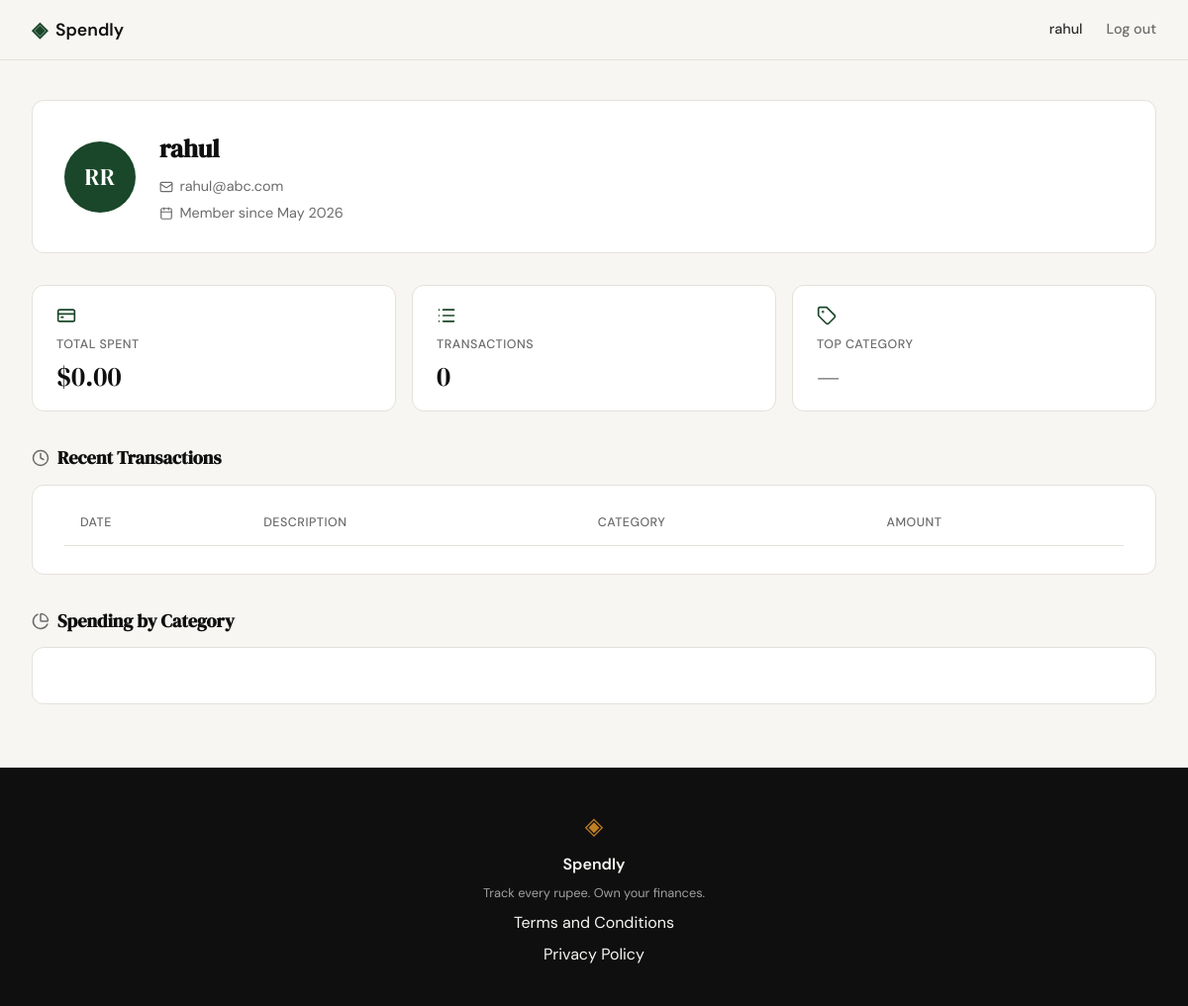
/profile (signed in), run on an earlier commit of the app's database.
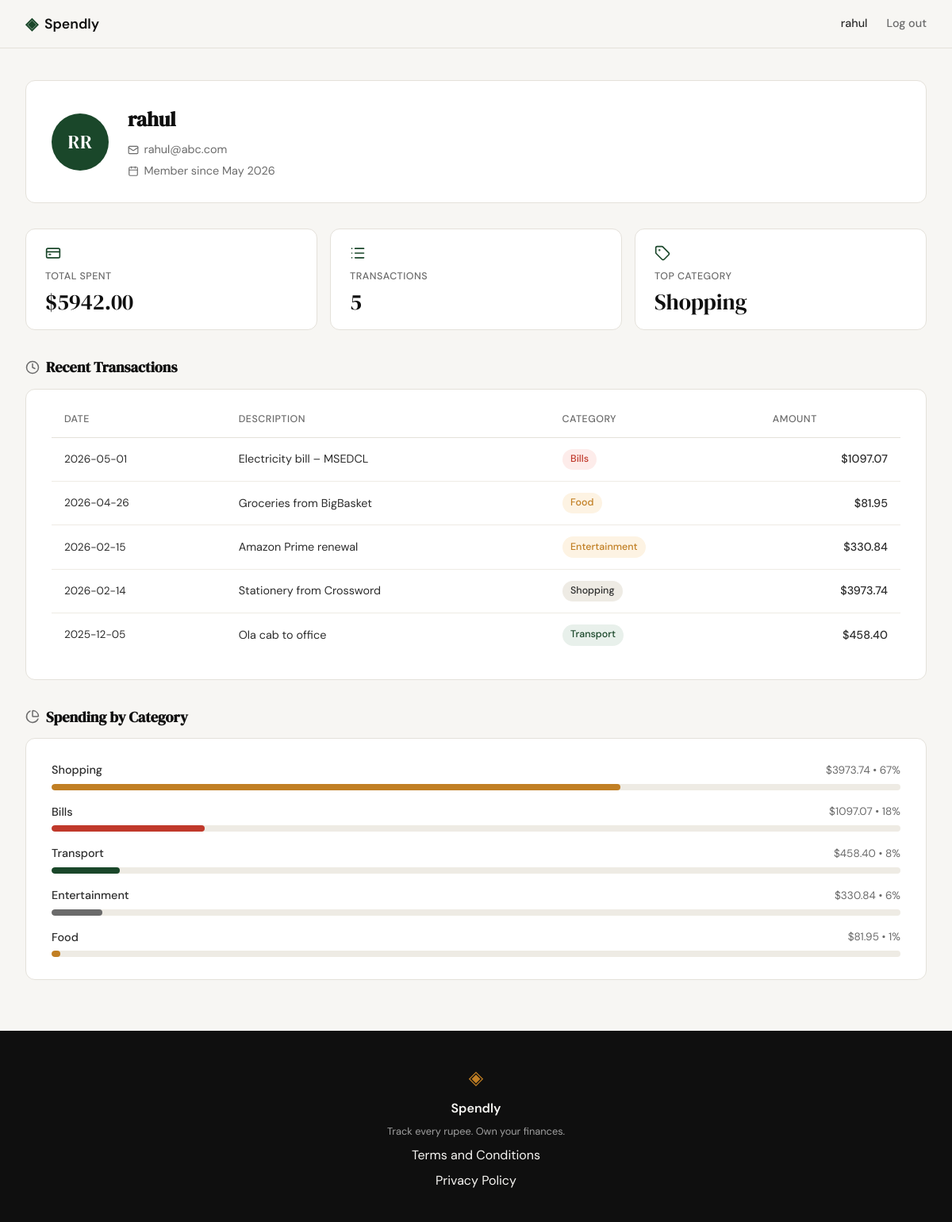
And on a later commit of the database.
### tables this page shows
CREATE TABLE users (
            id            INTEGER PRIMARY KEY AUTOINCREMENT,
            name          TEXT    NOT NULL,
            email         TEXT    UNIQUE NOT NULL,
            password_hash TEXT    NOT NULL,
            created_at    TEXT    DEFAULT (datetime('now'))
        );

CREATE TABLE expenses (
            id          INTEGER PRIMARY KEY AUTOINCREMENT,
            user_id     INTEGER NOT NULL REFERENCES users(id),
            amount      REAL    NOT NULL,
            category    TEXT    NOT NULL,
            date        TEXT    NOT NULL,
            description TEXT,
            created_at  TEXT    DEFAULT (datetime('now'))
        );

### app.py (the view)
@app.route("/profile")
def profile():
    if not session.get("user_id"):
        return redirect(url_for("login"))
    db_user = get_user_by_id(session["user_id"])
    if db_user is None:
        abort(404)
    from datetime import datetime
    created = datetime.strptime(db_user["created_at"][:10], "%Y-%m-%d")
    user = {
        "name": db_user["name"],
        "email": db_user["email"],
        "member_since": created.strftime("%B %Y"),
    }
    expense_stats = get_expense_stats(session["user_id"])
    stats = {
        "total_spent": expense_stats["total_spent"],
        "transaction_count": expense_stats["transaction_count"],
        "top_category": expense_stats["top_category"],
    }
    expenses = get_expenses_by_user(session["user_id"])
    categories = expense_stats["categories"]
    return render_template("profile.html", user=user, stats=stats, expenses=expenses, categories=categories)

### database/db.py (called while the page is built)
def get_db():
    conn = sqlite3.connect(DB_PATH)
    conn.row_factory = sqlite3.Row
    conn.execute("PRAGMA foreign_keys = ON")
    return conn

def get_user_by_id(user_id):
    conn = get_db()
    try:
        return conn.execute(
            "SELECT * FROM users WHERE id = ?", (user_id,)
        ).fetchone()
    finally:
        conn.close()

def get_expenses_by_user(user_id):
    conn = get_db()
    try:
        rows = conn.execute(
            "SELECT date, description, category, amount "
            "FROM expenses WHERE user_id = ? ORDER BY date DESC",
            (user_id,),
        ).fetchall()
        return [
            {
                "date": row["date"],
                "description": row["description"],
                "category": row["category"],
                "amount": f"{row['amount']:.2f}",
            }
            for row in rows
        ]
    finally:
        conn.close()

### templates/profile.html (shortened to what this page needs)
{% extends "base.html" %}
{% block head %}
<link rel="stylesheet" href="{{ url_for('static', filename='css/profile.css') }}">
{% endblock %}
{% block content %}
<div class="profile-page">
    <section class="profile-card profile-user-card">
        <div class="profile-avatar">
            {{ user.name.split()[0][0] | upper }}{{ user.name.split()[-1][0] | upper }}
        </div>
        <div class="profile-user-info">
            <h1 class="profile-user-name">{{ user.name }}</h1>
            <p class="profile-user-meta">
                <i data-lucide="mail"></i>
                {{ user.email }}
            </p>
            <p class="profile-user-meta">
                <i data-lucide="calendar"></i>
                Member since {{ user.member_since }}
            </p>
        </div>
    </section>
    <div class="profile-stats-row">
        <div class="profile-stat-card">
            <i data-lucide="credit-card" class="profile-stat-icon"></i>
            <span class="profile-stat-label">Total Spent</span>
            <span class="profile-stat-value">${{ stats.total_spent }}</span>
        </div>
        <div class="profile-stat-card">
            <i data-lucide="list" class="profile-stat-icon"></i>
            <span class="profile-stat-label">Transactions</span>
            <span class="profile-stat-value">{{ stats.transaction_count }}</span>
        </div>
        <div class="profile-stat-card">
            <i data-lucide="tag" class="profile-stat-icon"></i>
            <span class="profile-stat-label">Top Category</span>
            <span class="profile-stat-value">{{ stats.top_category }}</span>
        </div>
    </div>
    <section class="profile-section">
        <h2 class="profile-section-title">
            <i data-lucide="clock"></i>
            Recent Transactions
        </h2>
        <div class="profile-card">
            <div class="profile-table-wrap">
                <table class="profile-table">
                    <thead>
                        <tr>
                            <th>Date</th>
                            <th>Description</th>
                            <th>Category</th>
                            <th class="align-right">Amount</th>
                        </tr>
                    </thead>
                    <tbody>
                        {% for expense in expenses %}
                        <tr>
                            <td class="profile-table-date">{{ expense.date }}</td>
                            <td>{{ expense.description }}</td>
                            <td>
                                <span class="profile-badge profile-badge--{{ expense.category | lower | replace(' ', '-') }}">
                                    {{ expense.category }}
                                </span>
                            </td>
                            <td class="align-right profile-table-amount">${{ expense.amount }}</td>
                        </tr>
                        {% endfor %}
                    </tbody>
                </table>
            </div>
        </div>
    </section>
    <section class="profile-section">
        <h2 class="profile-section-title">
            <i data-lucide="pie-chart"></i>
            Spending by Category
        </h2>
        <div class="profile-card">
            <div class="profile-cat-list">
                {% for cat in categories %}
                <div class="profile-cat-row">
                    <div class="profile-cat-meta">
                        <span class="profile-cat-name">{{ cat.name }}</span>
                        <span class="profile-cat-amount">${{ cat.amount }} &bull; {{ cat.percent }}%</span>
                    </div>
                    <div class="profile-bar-track">
                        <div class="profile-bar-fill profile-bar--{{ cat.name | lower | replace(' ', '-') }}"
                             style="width: {{ cat.percent }}%"></div>
                    </div>
                </div>
                {% endfor %}
            </div>
        </div>
    </section>
</div>
{% endblock %}

### templates/base.html (shortened to what this page needs)
<!DOCTYPE html>
<html lang="en">
<head>
    <link rel="stylesheet" href="{{ url_for('static', filename='css/style.css') }}">
    {% block head %}{% endblock %}
</head>
<body>
    <nav class="navbar">
        <div class="nav-inner">
            <a href="{{ url_for('landing') }}" class="nav-brand">
                <span class="brand-icon">◈</span>
                <span class="brand-name">Spendly</span>
            </a>
            <div class="nav-links">
                {% if session.get('user_id') %}
                <span class="nav-user-name">{{ session.get('user_name') }}</span>
                <a href="{{ url_for('logout') }}">Log out</a>
                {% else %}
                <a href="{{ url_for('login') }}">Sign in</a>
                <a href="{{ url_for('register') }}" class="nav-cta">Get started</a>
                {% endif %}
            </div>
        </div>
    </nav>
    <main class="main-content">
        {% block content %}{% endblock %}
    </main>
    <footer class="footer">
        <div class="footer-inner">
            <span class="brand-icon">◈</span>
            <span class="footer-name">Spendly</span>
            <p class="footer-copy">Track every rupee. Own your finances.</p>
            <a href="/terms">Terms and Conditions</a>
            <a href="/privacy">Privacy Policy</a>
        </div>
    </footer>
</body>
</html>

### static/css/style.css (style rules this page uses)
:root { --ink: #0f0f0f; --ink-soft: #2d2d2d; --ink-muted: #6b6b6b; --ink-faint: #a0a0a0; --paper: #f7f6f3; --paper-warm: #f0ede6; --paper-card: #ffffff; --accent: #1a472a; --accent-light: #e8f0eb; --accent-2: #c17f24; --accent-2-light: #fdf3e3; --danger: #c0392b; --danger-light: #fdecea; --border: #e4e1da; --border-soft: #eeebe4; --font-display: 'DM Serif Display', Georgia, serif; --font-body: 'DM Sans', system-ui, sans-serif; --max-width: 1200px; --auth-width: 440px; --radius-sm: 6px; --radius-md: 12px; --radius-lg: 20px; }
*, *::before, *::after { box-sizing: border-box; margin: 0; padding: 0; }
html { font-size: 16px; scroll-behavior: smooth; }
body { background: var(--paper); color: var(--ink); font-family: var(--font-body); font-size: 1rem; line-height: 1.6; -webkit-font-smoothing: antialiased; }
a { color: inherit; text-decoration: none; }
.navbar { position: sticky; top: 0; z-index: 100; background: var(--paper); border-bottom: 1px solid var(--border); padding: 0 2rem; }
.nav-inner { max-width: var(--max-width); margin: 0 auto; height: 60px; display: flex; align-items: center; justify-content: space-between; }
.nav-brand { display: flex; align-items: center; gap: 0.5rem; font-family: var(--font-body); font-weight: 600; font-size: 1.1rem; color: var(--ink); }
.brand-icon { color: var(--accent); font-size: 1.3rem; }
.brand-name { color: var(--ink); }
.nav-links { display: flex; align-items: center; gap: 1.5rem; font-size: 0.9rem; font-weight: 500; }
.nav-links a { color: var(--ink-muted); transition: color 0.2s; }
.nav-user-name { font-size: 0.9rem; font-weight: 500; color: var(--ink-soft); }
.main-content { min-height: calc(100vh - 60px - 100px); }
.footer { background: var(--ink); color: var(--paper); padding: 2.5rem 2rem; text-align: center; }
.footer-inner { display: flex; flex-direction: column; align-items: center; gap: 0.4rem; }
.footer .brand-icon { color: var(--accent-2); font-size: 1.5rem; }
.footer-name { font-weight: 600; font-size: 1rem; }
.footer-copy { font-size: 0.8rem; color: var(--ink-faint); }

What changed in the data, as far as the page shows it:
added expenses: top_category "Shopping", date "2026-02-14", description "Stationery from Crossword", category "Shopping", amount "3973.74", name "Shopping", percent "67"
added expenses: date "2026-05-01", description "Electricity bill – MSEDCL", category "Bills", amount "1097.07", name "Bills", percent "18"
added expenses: date "2026-04-26", description "Groceries from BigBasket", category "Food", amount "81.95", name "Food", percent "1"
added expenses: date "2026-02-15", description "Amazon Prime renewal", category "Entertainment", amount "330.84", name "Entertainment", percent "6"
added expenses: date "2025-12-05", description "Ola cab to office", category "Transport", amount "458.40", name "Transport", percent "8"
Also different on the page:
{{ stats.total_spent }}: "0.00" → "5942.00"
{{ stats.transaction_count }}: "0" → "5"
{{ stats.top_category }}: "—" → (not shown)
